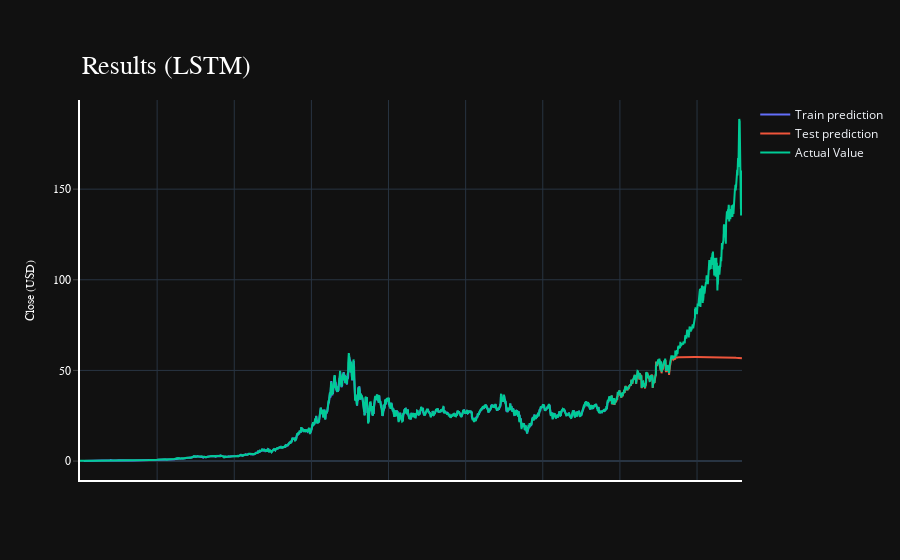

The code cell stored with this chart in its notebook:
### Code cell
import plotly.express as px
import plotly.graph_objects as go

fig = go.Figure()
fig.add_trace(go.Scatter(go.Scatter(x=result.index, y=result[0],
                    mode='lines',
                    name='Train prediction')))
fig.add_trace(go.Scatter(x=result.index, y=result[1],
                    mode='lines',
                    name='Test prediction'))
fig.add_trace(go.Scatter(go.Scatter(x=result.index, y=result[2],
                    mode='lines',
                    name='Actual Value')))
fig.update_layout(
    xaxis=dict(
        showline=True,
        showgrid=True,
        showticklabels=False,
        linecolor='white',
        linewidth=2
    ),
    yaxis=dict(
        title_text='Close (USD)',
        titlefont=dict(
            family='Rockwell',
            size=12,
            color='white',
        ),
        showline=True,
        showgrid=True,
        showticklabels=True,
        linecolor='white',
        linewidth=2,
        ticks='outside',
        tickfont=dict(
            family='Rockwell',
            size=12,
            color='white',
        ),
    ),
    showlegend=True,
    template = 'plotly_dark'

)



annotations = []
annotations.append(dict(xref='paper', yref='paper', x=0.0, y=1.05,
                              xanchor='left', yanchor='bottom',
                              text='Results (LSTM)',
                              font=dict(family='Rockwell',
                                        size=26,
                                        color='white'),
                              showarrow=False))
fig.update_layout(annotations=annotations)

fig.show()

### Figure 1 — Plotly figure (JSON) as saved in the notebook; plotly's stock layout.template omitted (floating-point values rounded to 4 significant figures; data arrays with more than 128 entries replaced by an {"elided": "..."} marker saying what was removed)
{"data": [{"mode": "lines", "name": "Train prediction", "type": "scatter", "x": {"elided": "8584 int values"}, "y": {"elided": "8584 float values"}}, {"mode": "lines", "name": "Test prediction", "type": "scatter", "x": {"elided": "8584 int values"}, "y": {"elided": "8584 float values"}}, {"mode": "lines", "name": "Actual Value", "type": "scatter", "x": {"elided": "8584 int values"}, "y": {"elided": "8584 float values"}}], "layout": {"annotations": [{"font": {"color": "white", "family": "Rockwell", "size": 26}, "showarrow": false, "text": "Results (LSTM)", "x": 0, "xanchor": "left", "xref": "paper", "y": 1.05, "yanchor": "bottom", "yref": "paper"}], "showlegend": true, "xaxis": {"linecolor": "white", "linewidth": 2, "showgrid": true, "showline": true, "showticklabels": false}, "yaxis": {"linecolor": "white", "linewidth": 2, "showgrid": true, "showline": true, "showticklabels": true, "tickfont": {"color": "white", "family": "Rockwell", "size": 12}, "ticks": "outside", "title": {"font": {"color": "white", "family": "Rockwell", "size": 12}, "text": "Close (USD)"}}}}
